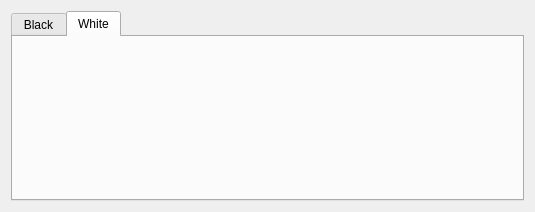
<?xml version="1.0" encoding="UTF-8"?>
<ui version="4.0">
 <class>Info</class>
 <widget class="QDialog" name="Info">
  <property name="geometry">
   <rect>
    <x>0</x>
    <y>0</y>
    <width>535</width>
    <height>212</height>
   </rect>
  </property>
  <property name="windowTitle">
   <string>Dialog</string>
  </property>
  <layout class="QHBoxLayout" name="horizontalLayout">
   <item>
    <widget class="QTabWidget" name="tabWidget">
     <property name="currentIndex">
      <number>1</number>
     </property>
     <widget class="QWidget" name="tab">
      <attribute name="title">
       <string>Black</string>
      </attribute>
      <layout class="QFormLayout" name="formLayout">
       <property name="fieldGrowthPolicy">
        <enum>QFormLayout::AllNonFixedFieldsGrow</enum>
       </property>
      </layout>
     </widget>
     <widget class="QWidget" name="tab_2">
      <attribute name="title">
       <string>White</string>
      </attribute>
      <layout class="QFormLayout" name="formLayout_2">
       <property name="fieldGrowthPolicy">
        <enum>QFormLayout::AllNonFixedFieldsGrow</enum>
       </property>
      </layout>
     </widget>
    </widget>
   </item>
  </layout>
 </widget>
 <resources/>
 <connections/>
</ui>
